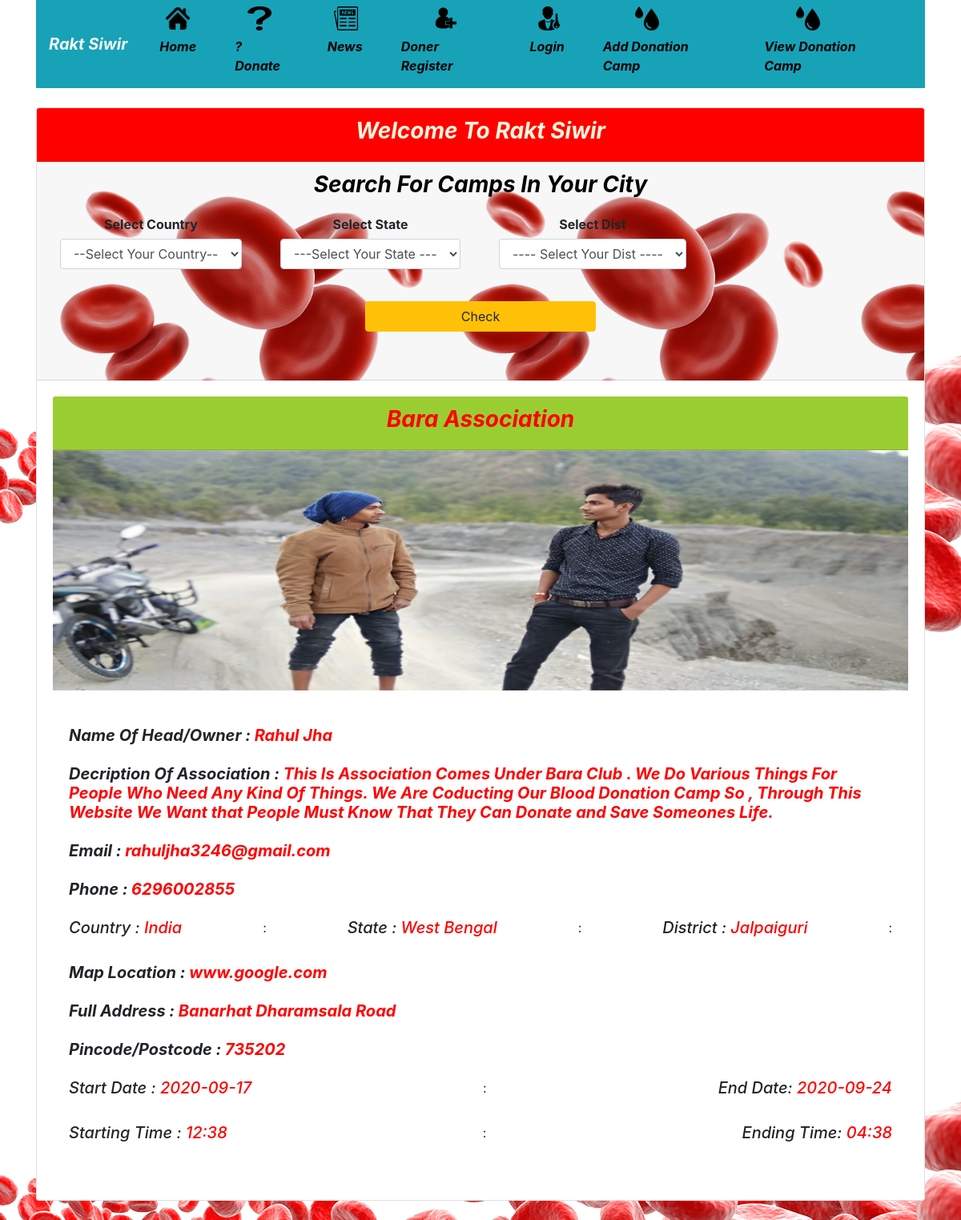
/view_camp.php?camp=6, run on the app's committed database.
### tables this page shows
CREATE TABLE `camp` (
  `slno` int(100) NOT NULL,
  `name_owner` varchar(100) NOT NULL,
  `name_asso` varchar(100) NOT NULL,
  `email` varchar(100) NOT NULL,
  `phone` varchar(100) NOT NULL,
  `full_address` varchar(100) NOT NULL,
  `pincode` varchar(100) NOT NULL,
  `map` varchar(100) NOT NULL,
  `country` varchar(100) NOT NULL,
  `state` varchar(100) NOT NULL,
  `dist` varchar(100) NOT NULL,
  `file` varchar(100) NOT NULL,
  `file1` varchar(100) NOT NULL,
  `file2` varchar(100) NOT NULL,
  `file3` varchar(100) NOT NULL,
  `details` varchar(500) NOT NULL,
  `start_date` varchar(100) NOT NULL,
  `end_date` varchar(100) NOT NULL,
  `start_time` varchar(100) NOT NULL,
  `end_time` varchar(100) NOT NULL
);

### view_camp.php (the view, shortened to what this page needs)
<!doctype html>
<html lang="en">
<head>
    <link rel="stylesheet" href="https://stackpath.bootstrapcdn.com/bootstrap/4.5.2/css/bootstrap.min.css"
>
</head>
<body style="background-image:url(img/back5.png)">
    <?php
include 'header.php';
?>
    <div class="container">
        <div class="card my-4">
            <?php
include 'camp_search.php';
?>
            <div class="card-body">
<?php
$slno=$_GET['camp'];
$sql="select * from `camp` where `slno`='$slno'";
$result=mysqli_query($conn , $sql);
while($row=mysqli_fetch_assoc($result)){
    echo '
    <div class="card-header" style="background-color: yellowgreen;">
    <h3 class="text-center"><b><i> <span style="color: red;"> '.$row['name_asso'].'</span></i></b></h3>
    </div>
    <div style="width: 100%;height:100%;">
    <div id="carouselExampleSlidesOnly" class="carousel slide" data-ride="carousel">
        <div class="carousel-inner">
            <div class="carousel-item active">
                <img src="Camp Images/'.$row['file'].'" class="d-block w-100" width="100%" height="300px" alt="...">
            </div>
                <img src="Camp Images/'.$row['file1'].'" class="d-block w-100" width="100%" height="300px" alt="...">
                <img src="Camp Images/'.$row['file2'].'" class="d-block w-100" width="100%" height="300px" alt="...">
                <img src="Camp Images/'.$row['file3'].'" class="d-block w-100" width="100%" height="300px" alt="...">
        </div>
    </div>
    <div class="card-body">
        <h5 class="my-4"><b><i>Name Of Head/Owner : <span style="color: red;">
        '.$row['name_owner'].'</span></i></b></h5>
        <h5 class="my-4"> <b><i>Decription Of Association :<span style="color: red;"> '.$row['details'].'</i></b></span></h5>
        <h5 class="my-4"><b><i>Email : <span style="color: red;"> '.$row['email'].'</span></i></b></h5>
        <h5 class="my-4"><b><i>Phone :<span style="color: red;"> '.$row['phone'].'</span></i></b></h5>
        <div class="d-flex justify-content-between my-4">
            <b><i>
                    <h5>Country : <span style="color: red;"> '.$row['country'].'</span> </h5>
                </i></b> : <b><i>
                    <h5>State : <span style="color: red;"> '.$row['state'].'</span></h5>
                </i></b> : <b><i>
                    <h5>District
                        : <span style="color: red;"> '.$row['dist'].'</span></h5>
                </i></b> :
        </div>
        <h5 class="my-4"><b><i>Map Location : <span style="color: red;"> '.$row['map'].'</span></i></b></h5>
        <h5 class="my-4"><b><i>Full Address :<span style="color: red;"> '.$row['full_address'].'</span></i></b></h5>
        <h5 class="my-4"><b><i>Pincode/Postcode :<span style="color: red;"> '.$row['pincode'].'</span></i></b></h5>
        <div class="d-flex justify-content-between my-4">
            <b><i>
                    <h5>Start Date : <span style="color: red;"> '.$row['start_date'].'</span> </h5>
                </i></b> : <b><i>
                    <h5>End Date: <span style="color: red;"> '.$row['end_date'].'</span></h5>
                </i></b>
        </div>
        <div class="d-flex justify-content-between my-4">
            <b><i>
                    <h5>Starting Time : <span style="color: red;"> '.$row['start_time'].'</span> </h5>
                </i></b> : <b><i>
                    <h5>Ending Time: <span style="color: red;"> '.$row['end_time'].'</span></h5>
                </i></b>
        </div>
    </div>
</div>';
}
?>
            </div>
        </div>
    </div>
</body>
</html>

### data on the page
camp: name_asso "Bara Association", file (picture), name_owner "Rahul Jha", details "This Is Association Comes Under Bara Club . We Do Various Things For People Who Need Any Kind Of Things. We Are Coducting Our Blood Donation Camp So , Through This Website We Want that People Must Know That They Can Donate and Save Someones Life.", email "rahuljha3246@gmail.com", phone "6296002855", country "India", state "West Bengal", dist "Jalpaiguri", map "www.google.com", full_address "Banarhat Dharamsala Road", pincode "735202", start_date "2020-09-17", end_date "2020-09-24", start_time "12:38", end_time "04:38"
